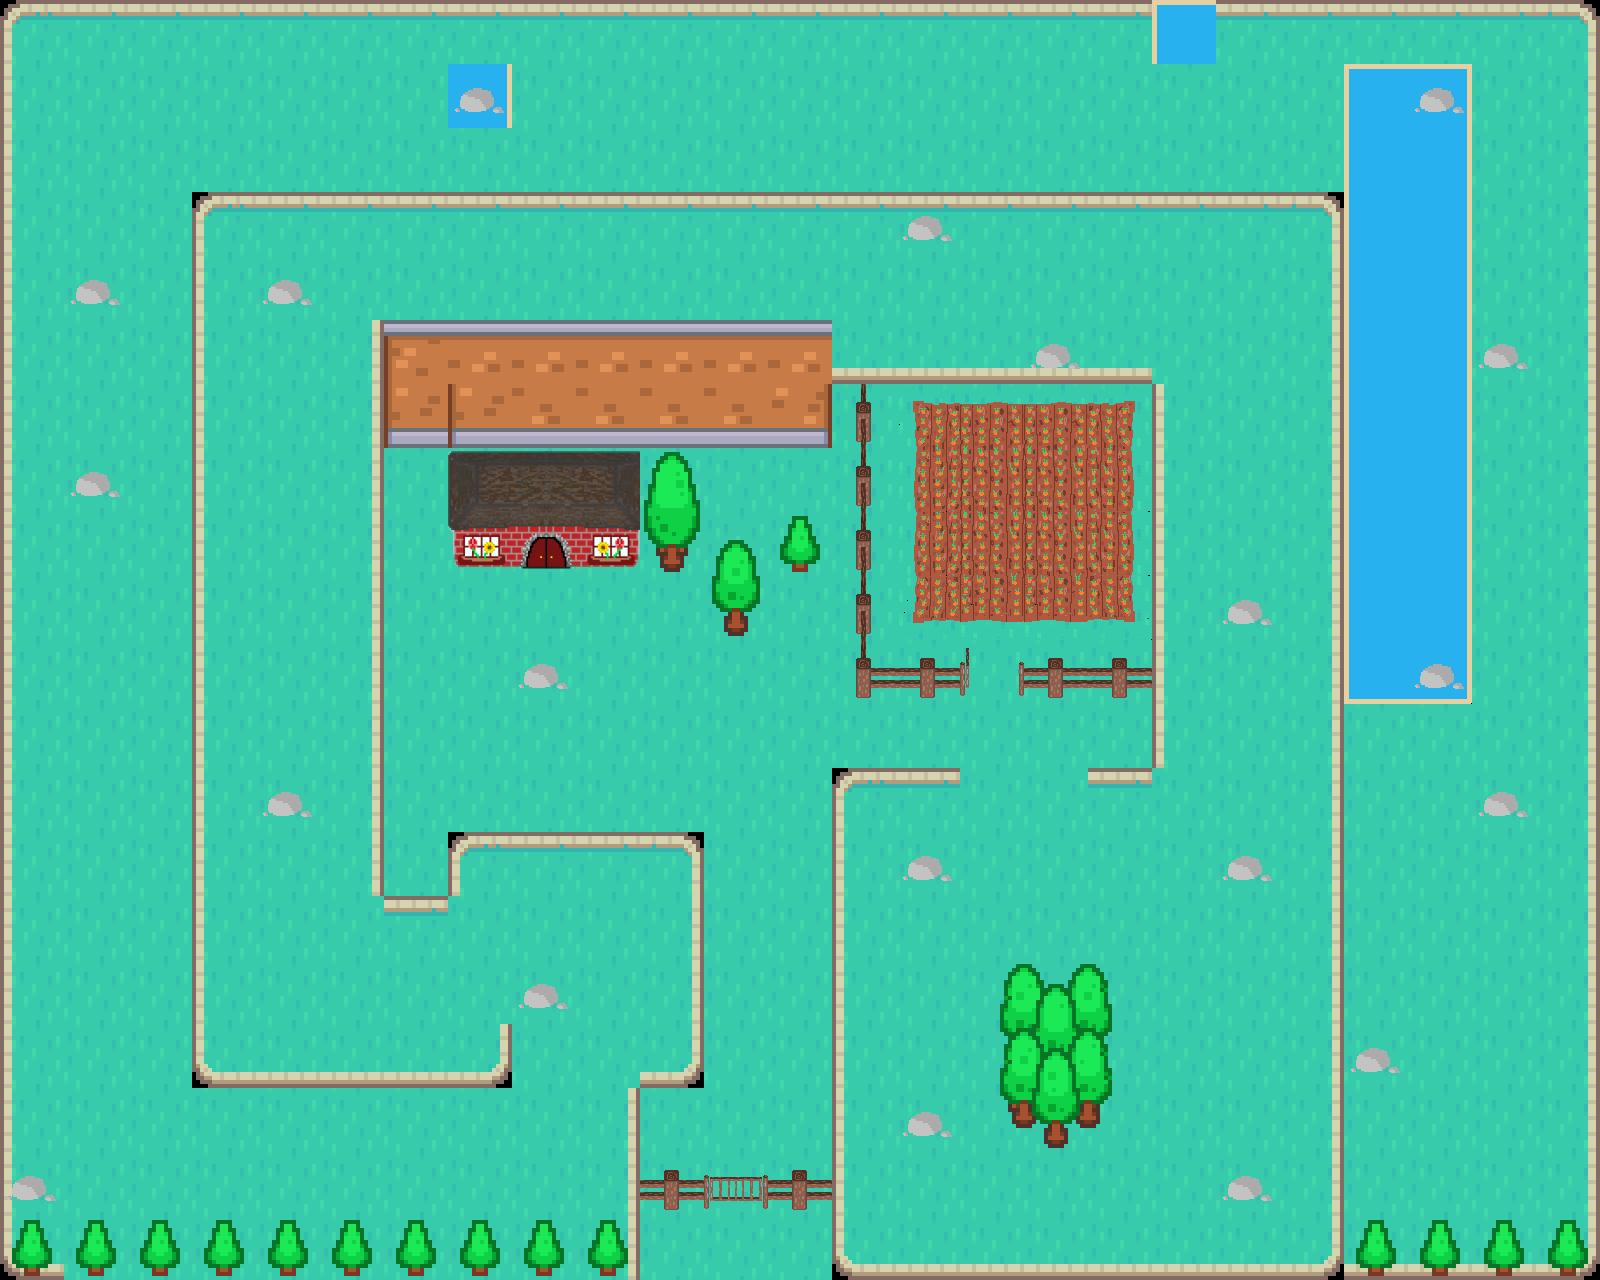

A level layout from a 2D game, rendered from its tile map. Below: a short description, then the map file with its tile-grid data intact:
An orthogonal 25x20 tile map with 64x64 px tiles, 2 tile layers (base, other), 4 tilesets and 36 objects.

<map version="1.8" tiledversion="1.8.4" orientation="orthogonal" renderorder="right-down" width="25" height="20" tilewidth="64" tileheight="64" infinite="0" nextlayerid="5" nextobjectid="47">
 <editorsettings>
  <export target="../map1.lua" format="lua" />
 </editorsettings>
 <tileset firstgid="1" name="tiless" tilewidth="64" tileheight="64" tilecount="216" columns="18">
  <image source="../../../sprites/tileset.png" width="1152" height="768" />
 </tileset>
 <tileset firstgid="217" name="tiless" tilewidth="64" tileheight="64" tilecount="216" columns="18">
  <image source="../../../sprites/tileset.png" width="1152" height="768" />
 </tileset>
 <tileset firstgid="433" name="tiless" tilewidth="64" tileheight="64" tilecount="216" columns="18">
  <image source="../../../sprites/tileset.png" width="1152" height="768" />
 </tileset>
 <tileset firstgid="649" name="tiless" tilewidth="64" tileheight="64" tilecount="216" columns="18">
  <image source="../../../sprites/tileset.png" width="1152" height="768" />
 </tileset>
 <layer id="1" name="base" width="25" height="20">
  <data encoding="csv">
649,650,650,650,650,650,650,650,650,650,650,650,650,650,650,650,650,650,650,650,650,650,650,650,651,
667,20,20,20,20,20,20,831,20,20,20,20,20,20,20,20,668,20,20,20,20,163,165,20,669,
667,668,20,20,20,20,20,20,20,20,20,20,20,20,20,20,20,20,20,20,20,829,831,20,669,
667,20,20,1,2,2,2,2,2,2,2,2,2,2,2,2,2,2,2,2,3,829,831,20,669,
667,20,20,19,20,20,20,20,20,20,20,20,20,20,20,20,20,20,20,20,21,829,831,668,669,
667,20,20,19,20,20,38,38,38,38,38,38,38,38,38,38,38,38,20,20,21,829,831,20,669,
667,20,20,19,20,21,20,20,20,20,20,20,20,668,112,113,113,114,19,20,21,829,831,20,669,
667,20,20,19,20,21,20,20,20,20,20,20,20,668,130,131,131,132,19,20,21,829,831,20,669,
667,668,20,19,20,21,20,20,20,20,20,20,20,668,130,131,131,132,19,20,21,829,831,20,669,
667,668,20,19,668,21,20,20,20,668,20,20,20,668,148,149,149,150,19,20,21,829,831,20,669,
667,20,20,19,20,21,20,20,20,20,20,20,20,668,668,20,668,668,19,20,21,199,201,20,669,
667,20,20,19,20,21,20,20,20,20,20,20,20,20,20,20,20,20,19,20,21,20,20,20,669,
667,20,20,19,20,21,20,20,20,20,20,20,20,1,2,20,20,2,20,20,21,20,20,20,669,
667,668,20,19,20,21,20,1,2,2,3,20,20,19,20,20,20,20,20,20,21,20,20,20,669,
667,20,20,19,20,20,2,20,20,20,21,20,20,19,20,20,20,20,20,668,21,20,20,20,669,
667,20,20,19,20,20,20,20,20,20,21,20,20,19,20,20,20,20,20,20,21,20,20,20,669,
667,20,20,37,38,38,38,39,20,20,39,20,20,19,20,20,20,20,20,20,21,20,20,20,669,
667,20,20,20,20,20,20,20,20,21,20,20,20,19,20,668,20,20,20,20,21,20,20,20,669,
667,20,20,20,20,20,20,20,20,21,668,668,668,19,20,20,20,20,20,20,21,20,20,20,669,
685,20,20,20,20,20,20,20,20,21,668,20,20,37,38,38,38,38,38,38,39,686,686,686,687
</data>
 </layer>
 <layer id="4" name="other" width="25" height="20">
  <data encoding="csv">
0,0,0,0,0,0,0,0,0,0,0,0,0,0,0,0,0,0,811,0,0,0,0,0,0,
0,0,0,0,0,0,0,776,0,0,0,0,0,0,0,0,0,0,0,0,0,0,776,0,0,
0,0,0,0,0,0,0,0,0,0,0,0,0,0,0,0,0,0,0,0,0,0,0,0,0,
0,0,0,0,0,0,0,0,0,0,0,0,0,0,776,0,0,0,0,0,0,0,0,0,0,
0,776,0,0,776,0,0,0,0,0,0,0,0,0,0,0,0,0,0,0,0,0,0,0,0,
0,0,0,0,0,669,703,704,704,704,704,704,704,0,0,0,776,0,0,0,0,0,0,776,0,
0,0,0,0,0,0,739,739,740,740,740,740,741,775,0,0,0,0,0,0,0,0,0,0,0,
0,776,0,0,0,0,0,10,11,12,274,0,0,775,0,0,0,0,0,0,0,0,0,0,0,
0,0,0,0,0,0,0,28,29,30,292,275,297,775,0,0,0,0,0,0,0,0,0,0,0,
0,0,0,0,0,0,0,0,0,0,0,293,0,775,0,0,0,0,0,776,0,0,0,0,0,
0,0,0,0,0,0,0,0,776,0,0,0,0,793,758,777,758,758,0,0,0,0,776,0,0,
0,0,0,0,0,0,0,0,0,0,0,0,0,0,0,0,0,0,0,0,0,0,0,0,0,
0,0,0,0,776,0,0,0,0,0,0,0,0,0,0,0,0,0,0,0,0,0,0,776,0,
0,0,0,0,0,0,0,0,0,0,0,0,0,0,776,0,0,0,0,776,0,0,0,0,0,
0,0,0,0,0,0,0,0,0,0,0,0,0,0,0,0,0,0,0,0,0,0,0,0,0,
0,0,0,0,0,0,0,0,776,0,0,0,0,0,0,276,277,278,0,0,0,0,0,0,0,
0,0,0,0,0,0,0,0,0,0,0,0,0,0,0,294,295,296,0,0,0,776,0,0,0,
0,0,0,0,0,0,0,0,0,0,0,0,0,0,776,312,313,314,0,0,0,0,0,0,0,
776,0,0,0,0,0,0,0,0,0,758,794,758,0,0,0,0,0,0,776,0,0,0,0,0,
297,297,297,297,297,297,297,297,297,297,0,0,0,0,0,0,0,0,0,0,0,297,297,297,297
</data>
 </layer>
 <objectgroup id="2" name="walls">
  <object id="2" x="452" y="826" width="250" height="20" />
  <object id="3" x="684" y="860" width="26" height="220" />
  <object id="4" x="630" y="1068" width="50" height="20" />
  <object id="5" x="620" y="1084" width="16" height="206" />
  <object id="7" x="188" y="1072" width="316" height="20" />
  <object id="8" x="186" y="192" width="16" height="884" />
  <object id="9" x="198" y="186" width="1142" height="22" />
  <object id="10" x="1328" y="194" width="10" height="1080" />
  <object id="11" x="830" y="1258" width="494" height="16" />
  <object id="12" x="830" y="768" width="20" height="492" />
  <object id="14" x="848" y="768" width="114" height="12" />
  <object id="15" x="1086" y="768" width="72" height="18" />
  <object id="16" x="1146" y="372" width="14" height="394" />
  <object id="19" x="372" y="368" width="788" height="18" />
  <object id="20" x="368" y="366" width="16" height="526" />
  <object id="21" x="366" y="890" width="90" height="22" />
  <object id="22" x="444" y="836" width="12" height="58" />
  <object id="24" x="499" y="1025" width="12.5" height="66" />
  <object id="27" x="634" y="1180" width="70" height="34" />
  <object id="28" x="769.333" y="1180" width="61.3333" height="33.3333" />
  <object id="31" x="448" y="453" width="192" height="115" />
  <object id="34" x="853" y="383" width="19" height="319" />
  <object id="35" x="853" y="663" width="107" height="42" />
  <object id="36" x="1088" y="662" width="67" height="40" />
  <object id="37" x="648" y="452" width="50" height="120" />
  <object id="38" x="710" y="540" width="48" height="100" />
  <object id="39" x="782" y="522" width="32" height="54" />
  <object id="40" x="1002" y="966" width="106" height="178" />
  <object id="41" x="1352" y="1222" width="236" height="48" />
  <object id="42" x="6" y="1220" width="608" height="54" />
  <object id="43" x="-32" y="-16" width="34" height="1290" />
  <object id="44" x="4" y="-62" width="1594" height="60" />
  <object id="45" x="1602" y="-68" width="30" height="1350" />
  <object id="46" x="1024" y="658.667" width="63.3333" height="45.3333" />
 </objectgroup>
 <objectgroup id="3" name="doors">
  <object id="1" x="706" y="1188" width="60" height="22">
   <properties>
    <property name="mapID" value="3" />
   </properties>
  </object>
  <object id="30" x="522" y="537" width="46" height="31">
   <properties>
    <property name="mapID" value="2" />
   </properties>
  </object>
 </objectgroup>
</map>
